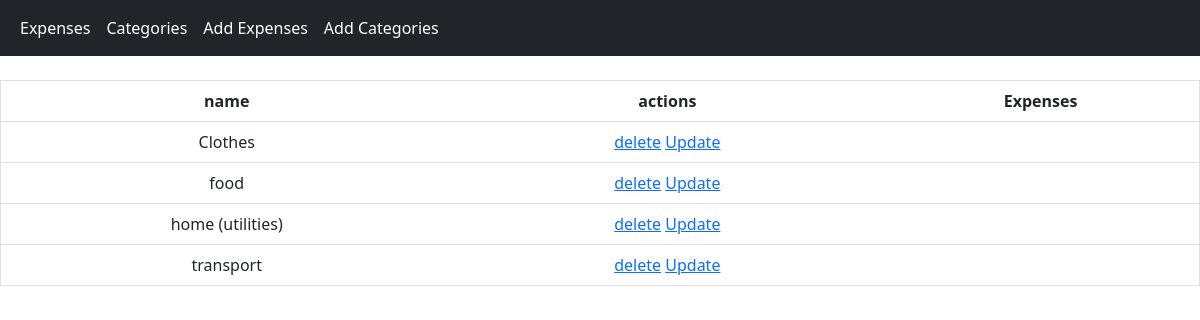
Page /expenses/category/list/ on the committed database.
### expenses/models.py (models this page shows, shortened)
class Category(models.Model):
    name = models.CharField(max_length=50, unique=True)
    class Meta:
        ordering = ('name',)

### expenses/views.py (the view)
class CategoryListView(ListView):
    model = Category
    paginate_by = 5
    def get_context_data(self, **kwargs):
        return super().get_context_data(**kwargs)

### expenses/templates/expenses/category_list.html (shortened to what this page needs)
{% extends "base.html" %}
{% block content %}
<table border="1" class="table">
	<thead>
		<tr>
			<th>name</th>
			<th>actions</th>
			<th>Expenses</th>
		</tr>
	</thead>
	<tbody>
		{% for obj in object_list %}
		<tr>
			<td>
				{{obj.name}}
			</td>
			<td>
				<a href="{% url 'expenses:category-delete' obj.id %}">delete</a>
				<a href="{% url 'expenses:update-category' obj.id %}">Update</a>
			</td>
			<td>
			</td>
		</tr>
		{% endfor %}
	</tbody>
</table>
{% endblock %}

### rows in the picture
Category: name "Clothes"
Category: name "food"
Category: name "home (utilities)"
Category: name "transport"
